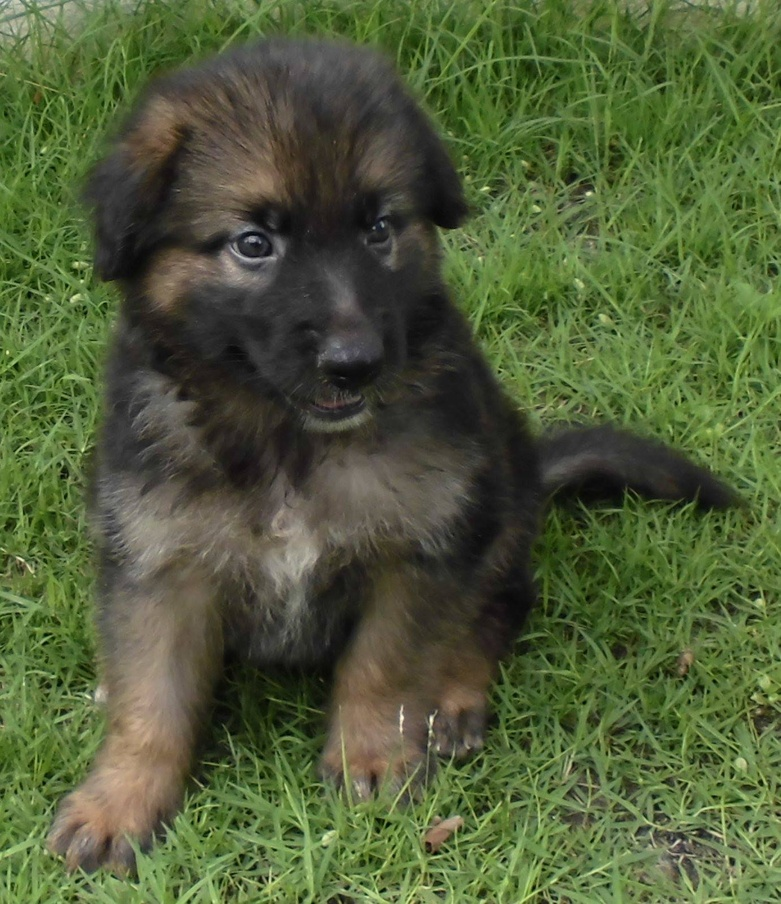
#> input picture assets/Balkan.jpg, 781 x 904 px, shrunk from 1380 x 1597 before the run
$ python introduction.py
#> lines starting #> are read from the running program, lines starting #| are printed output that depends on the picture
import cv2

# Load the image (change to cat.jpg or add a dog image to assets folder)
img = cv2.imread("assets/Balkan.jpg", cv2.IMREAD_COLOR)  # or use a dog image
#> img is the input picture: shape (904, 781, 3); mean B, G, R 57, 93.4, 80.6
print(img.shape) # print the image dimensions
#| (904, 781, 3)
print(img[0, 0]) # print the first pixel
#| [191 194 185]

# Convert to grayscale
gray_img = cv2.cvtColor(img, cv2.COLOR_BGR2GRAY)
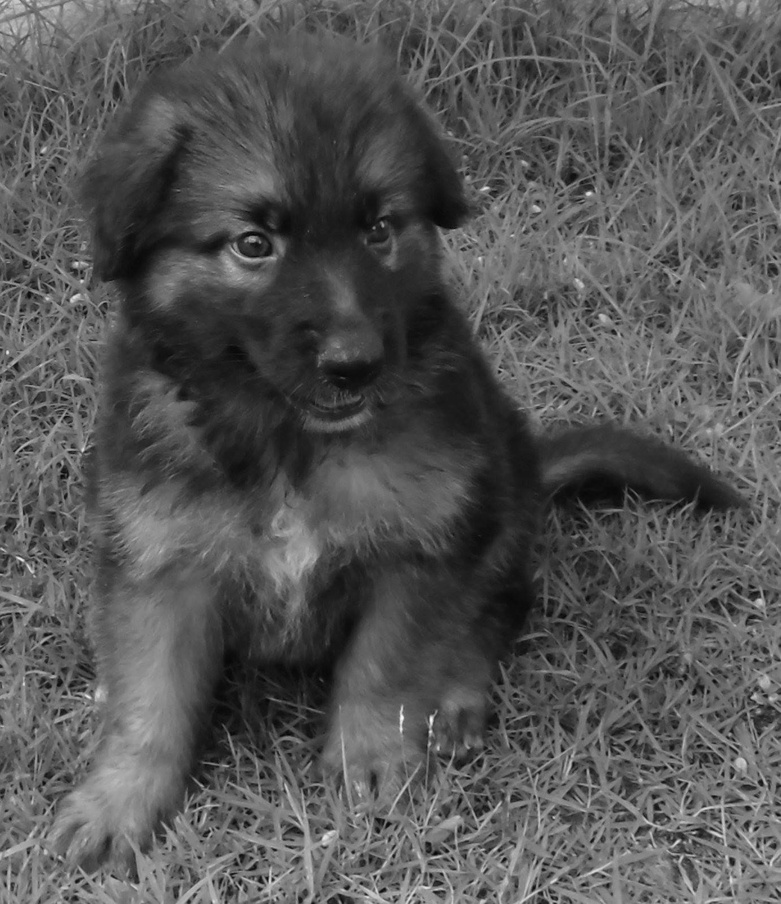
#> gray_img: shape (904, 781); min 1, max 248, mean 85.4

# Display the grayscale image
cv2.imshow("Gray Dog", gray_img)
# Save the grayscale image
cv2.imwrite("assets/Balkan_gray.jpg", gray_img)
cv2.waitKey(0) # pause the program until any key is pressed
cv2.destroyAllWindows()

$ run again, with assets/cat.jpg copied over assets/Balkan.jpg
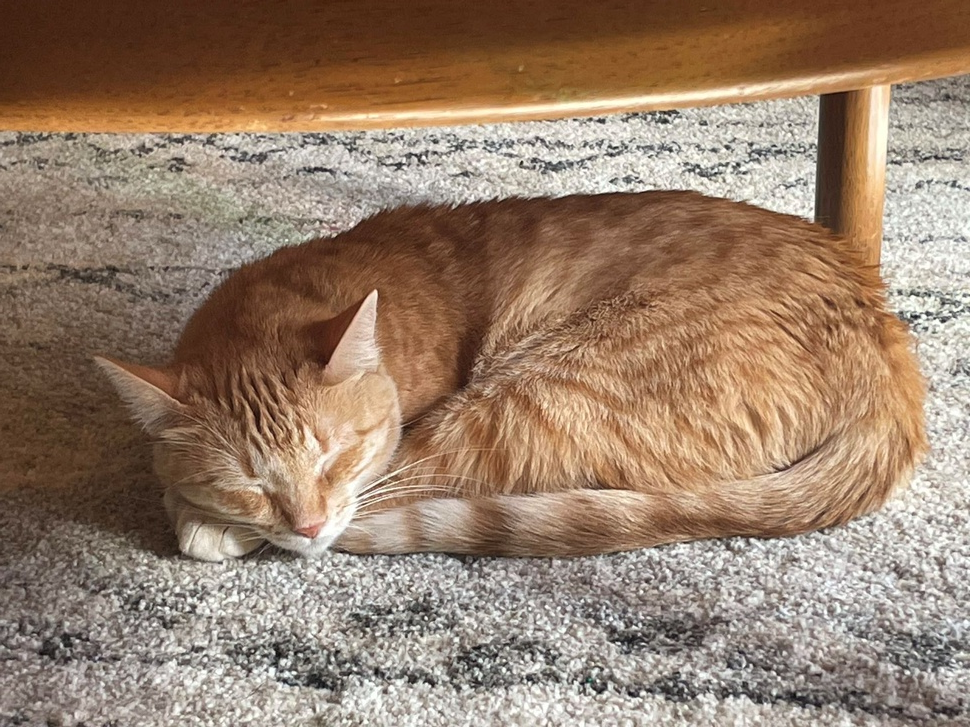
#> input picture assets/cat.jpg, 970 x 727 px, shrunk from 1672 x 1254 before the run
#> img is the input picture: shape (727, 970, 3); mean B, G, R 107.5, 127.1, 151
#| (727, 970, 3)
#| [24 37 69]
#> `gray_img = cv2.cvtColor(img, cv2.COLOR_BGR2GRAY)`:
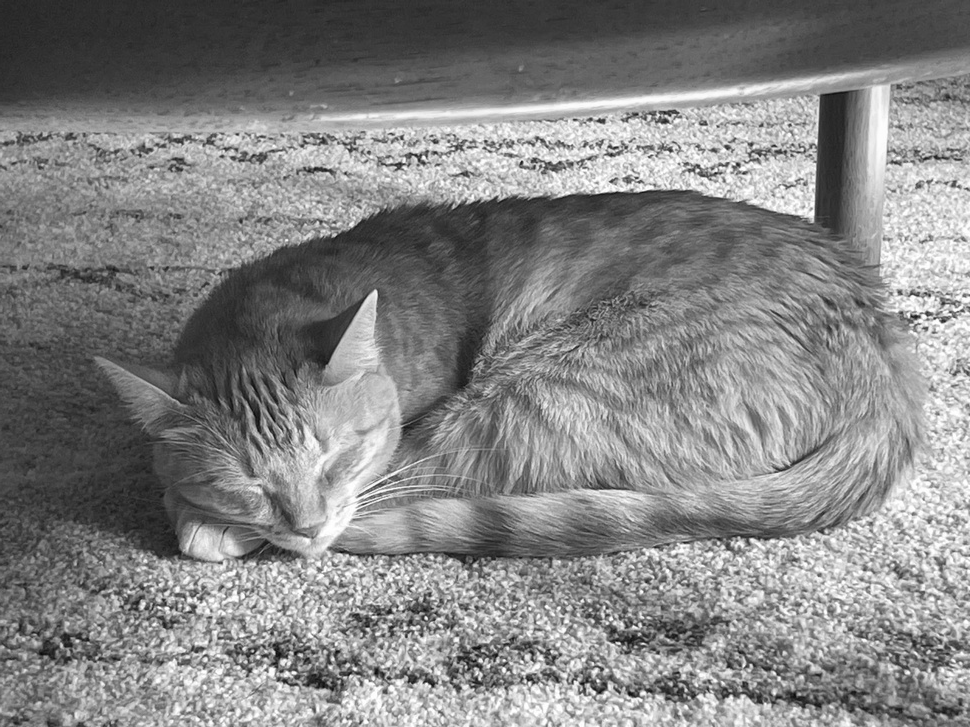
#> gray_img: shape (727, 970); min 9, max 255, mean 132
